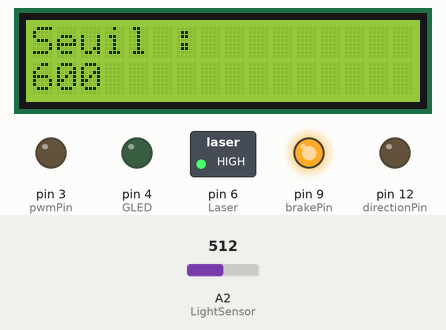
Recording of a program running on a simulated Arduino Uno, built with avr-gcc and run on an emulated ATmega328P. Shown: 16×2 character LCD, switched loads named in the program (green lamp = pin HIGH), output pins drawn as LEDs (lit = HIGH). The inputs (shaded band) are chosen by the test bench; at power-on: A2 (LightSensor) = 512. What the program prints to the serial monitor is not drawn.

Above: at 0.1 s.
At 2.1 s:
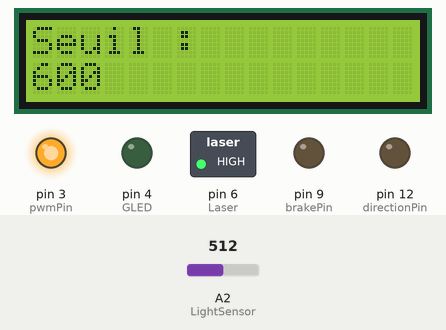
Timing chart, 0 to 3.6 s (numbered marks = the images above):
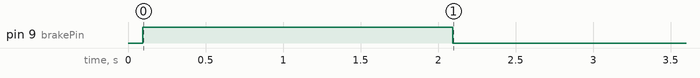

The program:

main.cpp
```cpp
#include <Arduino.h>
#include <SoftwareSerial.h>
#include <LiquidCrystal_I2C.h>

//Déclaration pins module BT
#define statePin 2
#define rxPin 3 //Pin Rx du HC05 --> Pin 3 de l'Arduino
#define txPin 7//Pin Tx du HC05 --> Pin 4 de l'Arduino
#define keyPin 8

#define CALIBRAGE_TEMPS 5
#define CALIBRAGE_POT 6
#define TOP_DEPART 7
#define FIN_COURSE 8
#define hc05BR 38400
#define nanoBR 9600

int directionPin = 12;
int pwmPin = 3;
int brakePin = 9;
//Déclaration des pins sur lesquels les capteurs sont branchés
int GLED = 4;
int Laser = 6;
int LightSensor = 2;
int Pot = 5;
LiquidCrystal_I2C lcd(0x27, 16, 2); // I2C address 0x27, 16 column and 2 rows
//Initialisation des variables
bool currStatus;
bool prevStatus;
int val_brute;
bool chrono = 0;
int nb_fd=0, nb_fm=0;
int seuil = 600, pot = 0;
double tps, start;

unsigned long millis_nano;
SoftwareSerial hc05(txPin, rxPin); //Tx | Rx pdv HC05
bool directionState;

void setup()
{ digitalWrite(pwmPin, LOW);
  digitalWrite(brakePin, HIGH);
  //Initialisation de l'écran LCD
  lcd.init(); // initialize the lcd
  lcd.backlight();
  lcd.clear();                 // clear display
  lcd.setCursor(0, 0);         // move cursor to   (0, 0)
  lcd.print("Depart course");
  // Init Serial at 115200 Baud Rate
  Serial.begin(9600);
  hc05.begin(hc05BR);
  //Déclaration de l'état des capteurs digitaux (entrée ou sortie)
  pinMode(Laser, OUTPUT);
  digitalWrite(Laser, HIGH);

  pinMode(GLED, OUTPUT);
  digitalWrite(GLED, LOW);
  //calibratePot();
  lcd.clear();                 // clear display
  lcd.setCursor(0, 0);         // move cursor to   (0, 0)
  lcd.print("Seuil :");
  lcd.setCursor(0, 8);
  lcd.print(seuil);

  pinMode(directionPin, OUTPUT);
  pinMode(pwmPin, OUTPUT);
  pinMode(brakePin, OUTPUT);
  delay(2000);
  digitalWrite(pwmPin, HIGH);
  digitalWrite(brakePin, LOW);
}


void loop()
{
  //Serial.println(seuil);
  //Acquisition des états logiques des BO (1: passant, 0: bloqué)
  GetSensorStatus();

  //Détection des fd
  if (!currStatus && prevStatus) {nb_fd++;}

  //Détection des fm
  else if (currStatus && !prevStatus) {nb_fm++;}

  if(hc05.available() && hc05.read()==TOP_DEPART){
    chrono=1;
    digitalWrite(GLED, HIGH);
    start=(millis());
    nb_fd=0;
    }

  if (chrono) {
    //Serial.println(tps);
    tps=(millis()-start)/(double)1000;
    lcd.clear();                 // clear display
    lcd.setCursor(0, 0);         // move cursor to   (0, 0)
    lcd.print(tps); }

  if (nb_fd>=1 && chrono) {
    digitalWrite(pwmPin, LOW);
    digitalWrite(brakePin, HIGH);
    chrono = 0;
    digitalWrite(GLED, LOW);
    lcd.clear();                 // clear display
    lcd.setCursor(0, 0);         // move cursor to   (0, 0)
    lcd.print(tps);
    nb_fd=0;
    nb_fm=0;
    hc05.write(FIN_COURSE);}
  //Serial.println(nb_fd);
}


void GetSensorStatus()
{
  prevStatus = currStatus;
  //Lecture des valeurs analogiques des photodiodes
  //Conversion analogique --> logique
  if (analogRead(LightSensor)>seuil) currStatus=1;
  else currStatus=0;
  Serial.println(analogRead(LightSensor));
}

void calibratePot()
 {
  pot = 1023 - analogRead(Pot);
  seuil = map(pot, 0, 1023, 0, 1000);
  String seuilStr = String(seuil);
  hc05.println(seuilStr);
 }
```
